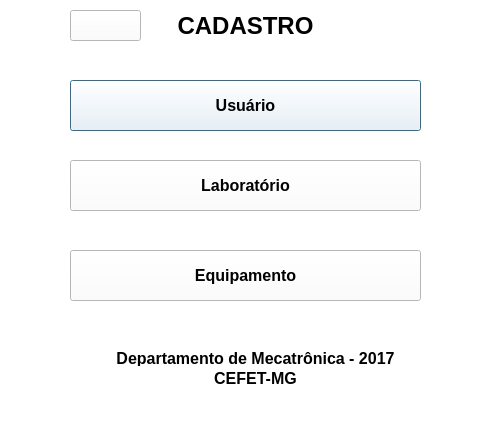
<?xml version="1.0" encoding="UTF-8"?>
<ui version="4.0">
 <class>MenuCadas</class>
 <widget class="QDialog" name="MenuCadas">
  <property name="geometry">
   <rect>
    <x>0</x>
    <y>0</y>
    <width>495</width>
    <height>424</height>
   </rect>
  </property>
  <property name="minimumSize">
   <size>
    <width>495</width>
    <height>424</height>
   </size>
  </property>
  <property name="maximumSize">
   <size>
    <width>495</width>
    <height>424</height>
   </size>
  </property>
  <property name="windowTitle">
   <string>CONTROLE DE PATRIMONIO</string>
  </property>
  <property name="styleSheet">
   <string notr="true">background-color: rgb(255, 255, 255);</string>
  </property>
  <widget class="QLabel" name="label">
   <property name="geometry">
    <rect>
     <x>0</x>
     <y>10</y>
     <width>491</width>
     <height>31</height>
    </rect>
   </property>
   <property name="font">
    <font>
     <pointsize>18</pointsize>
     <weight>75</weight>
     <bold>true</bold>
    </font>
   </property>
   <property name="text">
    <string>CADASTRO</string>
   </property>
   <property name="alignment">
    <set>Qt::AlignCenter</set>
   </property>
  </widget>
  <widget class="QPushButton" name="pushButton">
   <property name="geometry">
    <rect>
     <x>70</x>
     <y>80</y>
     <width>351</width>
     <height>51</height>
    </rect>
   </property>
   <property name="font">
    <font>
     <pointsize>12</pointsize>
     <weight>75</weight>
     <bold>true</bold>
    </font>
   </property>
   <property name="text">
    <string>Usuário</string>
   </property>
  </widget>
  <widget class="QPushButton" name="pushButton_2">
   <property name="geometry">
    <rect>
     <x>70</x>
     <y>160</y>
     <width>351</width>
     <height>51</height>
    </rect>
   </property>
   <property name="font">
    <font>
     <pointsize>12</pointsize>
     <weight>75</weight>
     <bold>true</bold>
    </font>
   </property>
   <property name="text">
    <string>Laboratório</string>
   </property>
  </widget>
  <widget class="QPushButton" name="pushButton_3">
   <property name="geometry">
    <rect>
     <x>70</x>
     <y>250</y>
     <width>351</width>
     <height>51</height>
    </rect>
   </property>
   <property name="font">
    <font>
     <pointsize>12</pointsize>
     <weight>75</weight>
     <bold>true</bold>
    </font>
   </property>
   <property name="text">
    <string>Equipamento</string>
   </property>
   <property name="autoDefault">
    <bool>true</bool>
   </property>
   <property name="default">
    <bool>false</bool>
   </property>
   <property name="flat">
    <bool>false</bool>
   </property>
  </widget>
  <widget class="QLabel" name="label_2">
   <property name="geometry">
    <rect>
     <x>-40</x>
     <y>350</y>
     <width>591</width>
     <height>16</height>
    </rect>
   </property>
   <property name="font">
    <font>
     <pointsize>12</pointsize>
     <weight>75</weight>
     <bold>true</bold>
    </font>
   </property>
   <property name="text">
    <string>Departamento de Mecatrônica - 2017</string>
   </property>
   <property name="alignment">
    <set>Qt::AlignCenter</set>
   </property>
  </widget>
  <widget class="QLabel" name="label_3">
   <property name="geometry">
    <rect>
     <x>-40</x>
     <y>370</y>
     <width>591</width>
     <height>16</height>
    </rect>
   </property>
   <property name="font">
    <font>
     <pointsize>12</pointsize>
     <weight>75</weight>
     <bold>true</bold>
    </font>
   </property>
   <property name="text">
    <string>CEFET-MG</string>
   </property>
   <property name="alignment">
    <set>Qt::AlignCenter</set>
   </property>
  </widget>
  <widget class="QPushButton" name="pushButton_4">
   <property name="geometry">
    <rect>
     <x>70</x>
     <y>10</y>
     <width>71</width>
     <height>31</height>
    </rect>
   </property>
   <property name="minimumSize">
    <size>
     <width>61</width>
     <height>31</height>
    </size>
   </property>
   <property name="maximumSize">
    <size>
     <width>100</width>
     <height>100</height>
    </size>
   </property>
   <property name="styleSheet">
    <string notr="true">background-image: url(:/img/img/voltar.png);</string>
   </property>
   <property name="text">
    <string/>
   </property>
  </widget>
 </widget>
 <resources/>
 <connections>
  <connection>
   <sender>pushButton</sender>
   <signal>clicked()</signal>
   <receiver>MenuCadas</receiver>
   <slot>close()</slot>
   <hints>
    <hint type="sourcelabel">
     <x>270</x>
     <y>107</y>
    </hint>
    <hint type="destinationlabel">
     <x>460</x>
     <y>112</y>
    </hint>
   </hints>
  </connection>
  <connection>
   <sender>pushButton_2</sender>
   <signal>clicked()</signal>
   <receiver>MenuCadas</receiver>
   <slot>close()</slot>
   <hints>
    <hint type="sourcelabel">
     <x>397</x>
     <y>190</y>
    </hint>
    <hint type="destinationlabel">
     <x>453</x>
     <y>194</y>
    </hint>
   </hints>
  </connection>
  <connection>
   <sender>pushButton_3</sender>
   <signal>clicked()</signal>
   <receiver>MenuCadas</receiver>
   <slot>close()</slot>
   <hints>
    <hint type="sourcelabel">
     <x>338</x>
     <y>267</y>
    </hint>
    <hint type="destinationlabel">
     <x>458</x>
     <y>272</y>
    </hint>
   </hints>
  </connection>
  <connection>
   <sender>pushButton_4</sender>
   <signal>clicked()</signal>
   <receiver>MenuCadas</receiver>
   <slot>close()</slot>
   <hints>
    <hint type="sourcelabel">
     <x>89</x>
     <y>29</y>
    </hint>
    <hint type="destinationlabel">
     <x>43</x>
     <y>42</y>
    </hint>
   </hints>
  </connection>
 </connections>
</ui>
